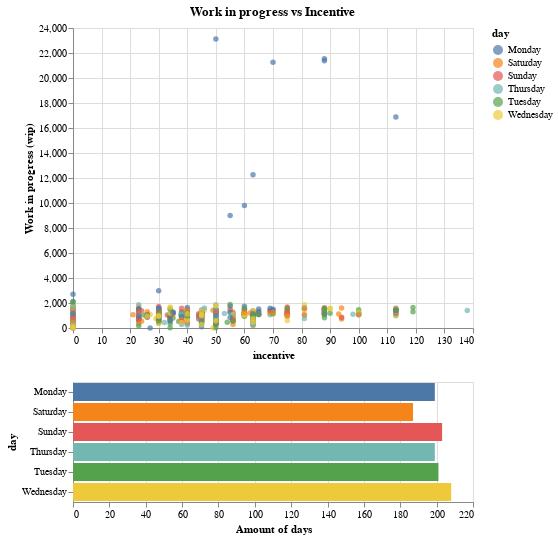

Here is the notebook cell this chart was saved with:
### Code cell
import altair as alt


source = data_df1

brush = alt.selection(type='interval')

points = alt.Chart(source,title="Work in progress vs Incentive").mark_point(filled = True).encode(
    x='incentive:Q',
    y=alt.Y('wip:Q', title='Work in progress (wip)'),
    #y='wip:Q',
    color=alt.condition(brush, 'day:N', alt.value('lightgray'))
).add_selection(
    brush
)

bars = alt.Chart(source).mark_bar().encode(
    y='day:N',
    color='day:N',
    x=alt.X('count(day):Q', title='Amount of days')
    #x='count(day):Q'
    
).transform_filter(
    brush
)

points & bars

### Figure 1 — Vega-Lite specification as saved in the notebook (floating-point values rounded to 4 significant figures; data arrays with more than 128 entries replaced by an {"elided": "..."} marker saying what was removed)
{"config": {"view": {"continuousWidth": 400, "continuousHeight": 300}}, "vconcat": [{"mark": {"type": "point", "filled": true}, "encoding": {"color": {"condition": {"type": "nominal", "field": "day", "selection": "selector025"}, "value": "lightgray"}, "x": {"type": "quantitative", "field": "incentive"}, "y": {"type": "quantitative", "field": "wip", "title": "Work in progress (wip)"}}, "selection": {"selector025": {"type": "interval"}}, "title": "Work in progress vs Incentive"}, {"mark": "bar", "encoding": {"color": {"type": "nominal", "field": "day"}, "x": {"type": "quantitative", "aggregate": "count", "field": "day", "title": "Amount of days"}, "y": {"type": "nominal", "field": "day"}}, "transform": [{"filter": {"selection": "selector025"}}]}], "data": {"name": "data-2f9d50d1d1ef5f96c456dbf055ed9935"}, "$schema": "https://vega.github.io/schema/vega-lite/v4.8.1.json", "datasets": {"data-2f9d50d1d1ef5f96c456dbf055ed9935": {"elided": "1197 records"}}}
